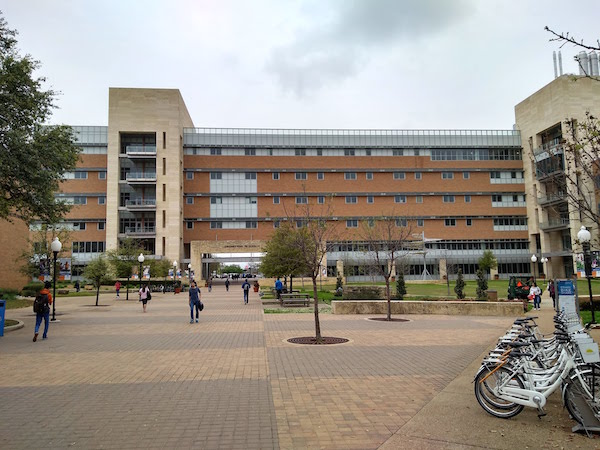
#> input picture Time-Domain-Analysis/Template-matching/ERBwideColorSmall.jpg, 600 x 450 px, found by its file name
$ python applicationTemplateMatching.py
#> lines starting #> are read from the running program, lines starting #| are printed output that depends on the picture
"""
    read two images, one large and one small, and use normalized cross-correlation
    to find the location of the smaller image in the larger image
"""

import numpy as np
import matplotlib.pyplot as plt
import scipy.signal
from skimage.feature import match_template

def display(image, t) :
    plt.figure()
    plt.imshow(image)
    plt.title(t)
    plt.gray()
    plt.show()


def rgb2gray(rgb):
    # from https://stackoverflow.com/questions/12201577/how-can-i-convert-an-rgb-image-into-grayscale-in-python
    #  ITU-R 601-2 luma transform
    return np.dot(rgb[...,:3], [0.299, 0.587, 0.114])


def getIndex( x ) :
    # from https://stackoverflow.com/questions/11332205/find-row-or-column-containing-maximum-value-in-numpy-array
    index = np.argmax(x)
    return np.unravel_index(index, x.shape)

def findImage(mainImage, template) :
    big = plt.imread(mainImage)
#> big is the input picture: shape (450, 600, 3); mean R, G, B 151.6, 144.7, 135.1
    bigGray  = rgb2gray(big)
#> in rgb2gray, `return np.dot(rgb[...,:3], [0.299, 0.587, 0.114])`:
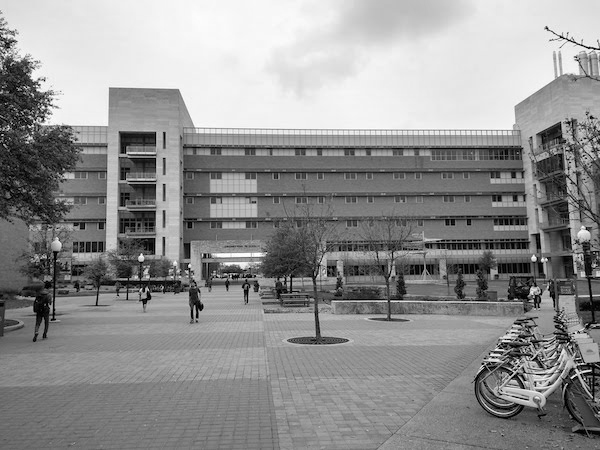
#> returned value: shape (450, 600) float64; min 0, max 255, mean 145.7
    display(bigGray, "large image to search")

    small = plt.imread(template)
    smallGray  = rgb2gray(small)
    display(smallGray, "image to search for")

    c = match_template(bigGray, smallGray)
#> c = [1]
    ri, ci = getIndex(c)
#> in getIndex, `index = np.argmax(x)`: index = 0
#> ri = 0; ci = 0

    rdim, cdim = smallGray.shape
#> rdim = 450; cdim = 600
    mask = np.zeros( (rdim, cdim) )
    bigGray[ri:ri+rdim, ci:ci+cdim] = mask
#> bigGray: shape (450, 600) float64; every value is 0
    display(bigGray, "location of template")

    return (ri, ci)

#############  main  #############
if __name__ == "__main__":
    mainImage = "C:\\Users\\Kempsly\\Desktop\\Digital-signal-processing\\Time-Domain-Analysis\\Template-matching\\ERBwideColorSmall.jpg"
    # "ERBwideColorSmall.jpg"
    template = "C:\\Users\\Kempsly\\Desktop\\Digital-signal-processing\\Time-Domain-Analysis\\Template-matching\\ERBwideColorSmall.jpg"
    # "ERBwideTemplate.jpg"
    r, c = findImage(mainImage, template)
#> r = 0; c = 0

    print("coordinates of match = (%d, %d)" % (r, c))
#| coordinates of match = (0, 0)

$ run again, with Time-Domain-Analysis/Template-matching/ERBwideTemplate.jpg copied over Time-Domain-Analysis/Template-matching/ERBwideColorSmall.jpg
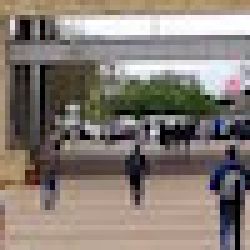
#> input picture Time-Domain-Analysis/Template-matching/ERBwideTemplate.jpg, 50 x 50 px, found by its file name (shown 5 times larger)
#> in findImage, big is the input picture: shape (50, 50, 4) float32; mean R, G, B, A 0.527, 0.49, 0.46, 1
#> in rgb2gray, `return np.dot(rgb[...,:3], [0.299, 0.587, 0.114])`:
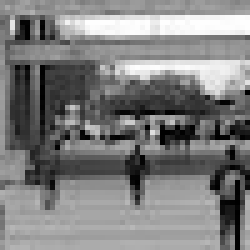
#> returned value: shape (50, 50) float64 (shown 5 times larger); min 0.000894, max 1, mean 0.497
#> in findImage, `c = match_template(bigGray, smallGray)`: c = [1]
#> index = 0
#> bigGray: shape (50, 50) float64; every value is 0
#| coordinates of match = (0, 0)
